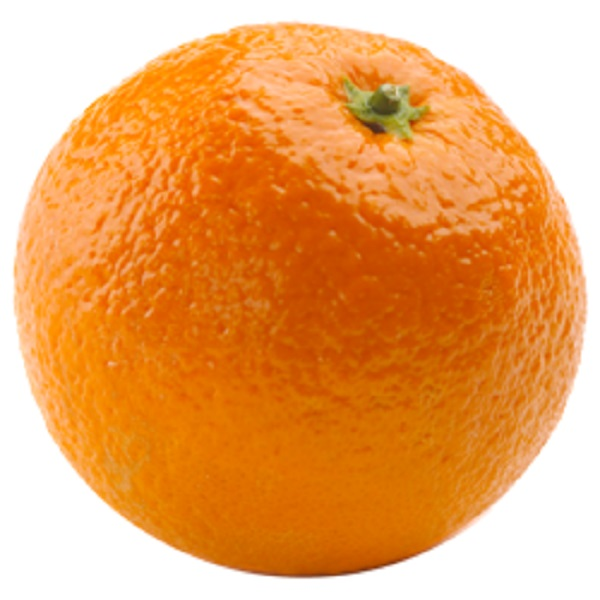
%> input picture orange1.jpg, 600 x 600 px
$ octave --eval "fruit;"   (GNU Octave 9; MATLAB toolbox functions it lacks are replaced by stand-ins)
%> lines starting %> are read from the running program, lines starting %| are printed output that depends on the picture
function fruit
fid = fopen('C:\Users\Gena\Desktop\MATALB\Report.txt', 'wt');


while(1);


prompt = 'Enter the name of file:  '; % name of file


fname = input(prompt,'s');
%> the answer given: orange1.jpg
fruit = imread(fname);
%> fruit is the input picture: size 600x600x3 uint8; mean R, G, B 235.3, 165.5, 100.1


width = 810;
images = {fruit};
%> images = 1 item

 dim = size(images{1});
%> dim = [600 600 3]
 images{1} = imresize(images{1},[width*dim(1)/dim(2) width],'bicubic');

 fruit = images{1};
%> fruit: size 810x810x3 uint8

srgb2lab = makecform('srgb2lab');
lab2srgb = makecform('lab2srgb');

shadow_lab = applycform(fruit, srgb2lab); % convert to L*a*b*
%> shadow_lab: size 810x810x3 uint8; mean of channels 1, 2, 3 190.7, 152.8, 170.2

% the values of luminosity can span a range from 0 to 100; scale them
% to [0 1] range (appropriate for MATLAB(R) intensity images of class double)
% before applying the three contrast enhancement techniques
max_luminosity = 1;
L = shadow_lab(:,:,1)/max_luminosity;
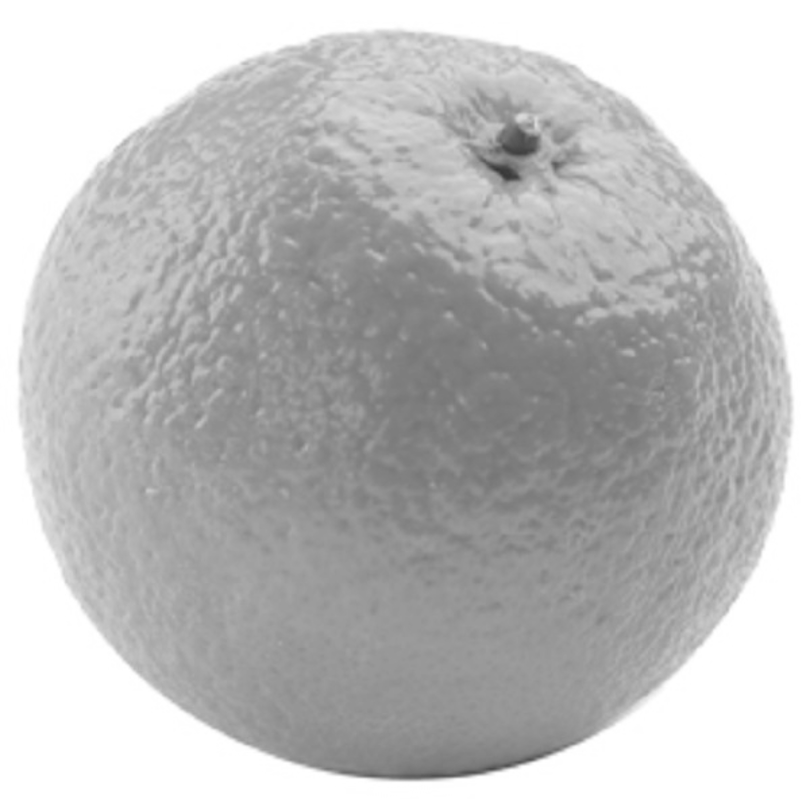
%> L: size 810x810 uint8; min 54, max 255, mean 190.7

% replace the luminosity layer with the processed data and then convert
% the image back to the RGB colorspace
shadow_imadjust = shadow_lab;
shadow_imadjust(:,:,1) = imadjust(L)*max_luminosity;
%> shadow_imadjust: size 810x810x3 uint8; mean of channels 1, 2, 3 130.9, 152.8, 170.2
shadow_imadjust = applycform(shadow_imadjust, lab2srgb);
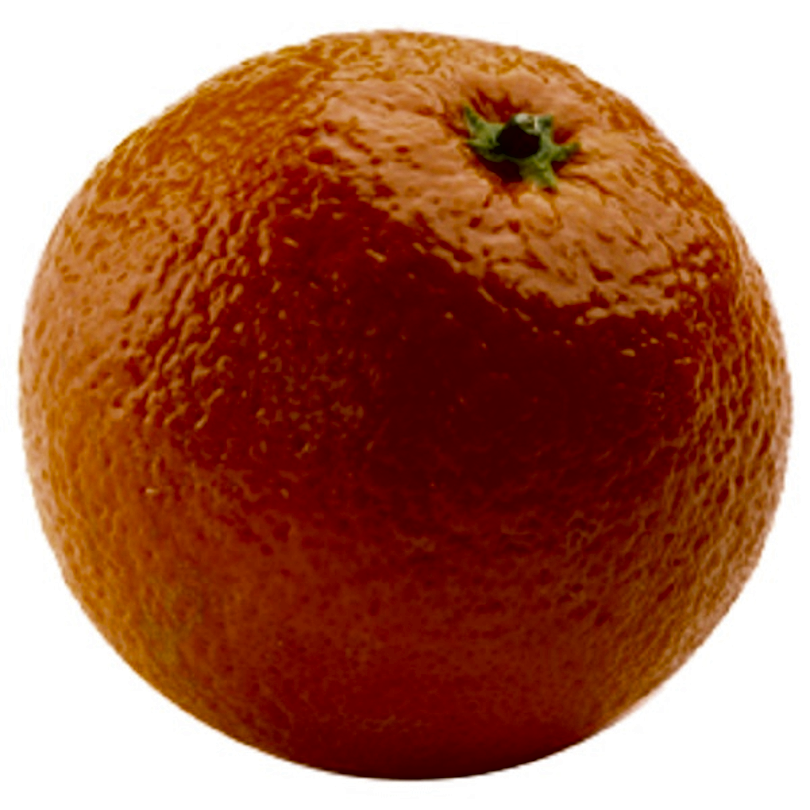
%> shadow_imadjust: size 810x810x3 uint8; mean R, G, B 166.8, 108.8, 85.3

shadow_histeq = shadow_lab;
shadow_histeq(:,:,1) = histeq(L)*max_luminosity;
%> shadow_histeq: size 810x810x3 uint8; mean of channels 1, 2, 3 136.2, 152.8, 170.2
shadow_histeq = applycform(shadow_histeq, lab2srgb);
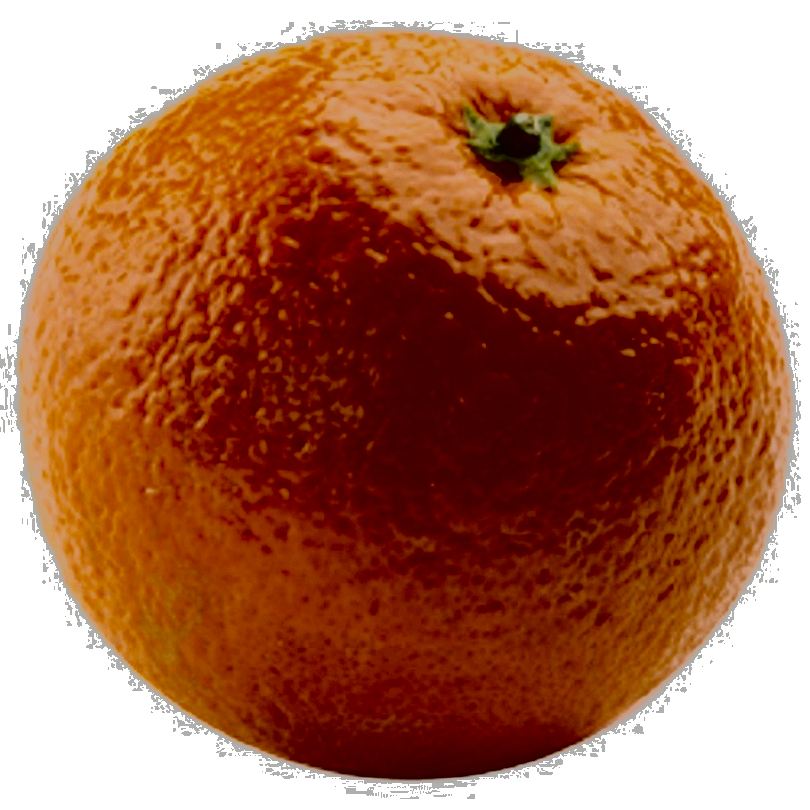
%> shadow_histeq: size 810x810x3 uint8; mean R, G, B 172.9, 114.5, 85.5

shadow_adapthisteq = shadow_lab;
shadow_adapthisteq(:,:,1) = adapthisteq(L)*max_luminosity;
%> shadow_adapthisteq: size 810x810x3 uint8; mean of channels 1, 2, 3 167.5, 152.8, 170.2
shadow_adapthisteq = applycform(shadow_adapthisteq, lab2srgb);
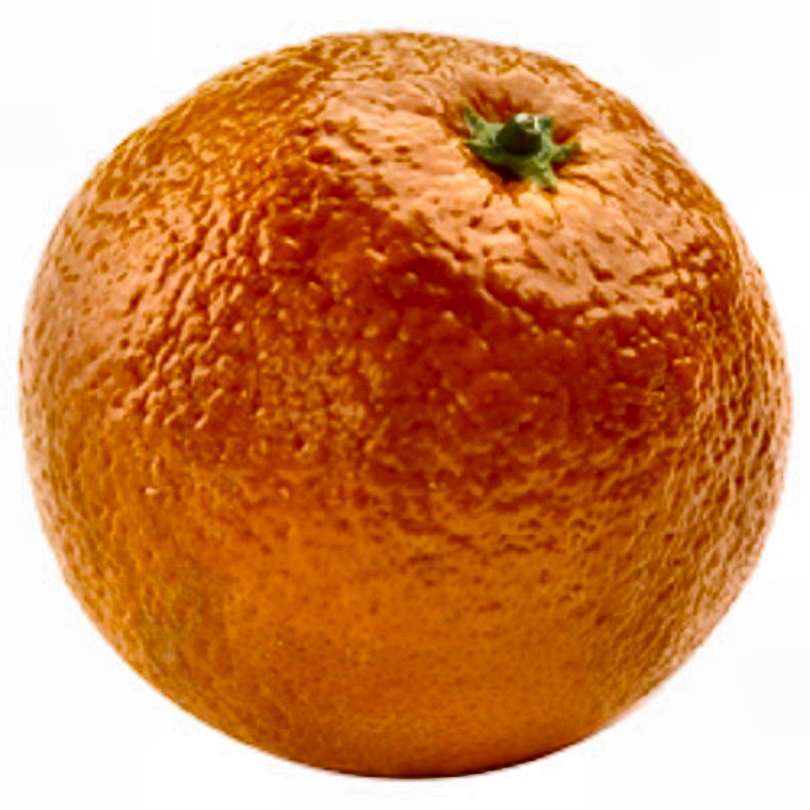
%> shadow_adapthisteq: size 810x810x3 uint8; mean R, G, B 207.6, 141.3, 92


% convert the image in gray-scale
I = rgb2gray(fruit);
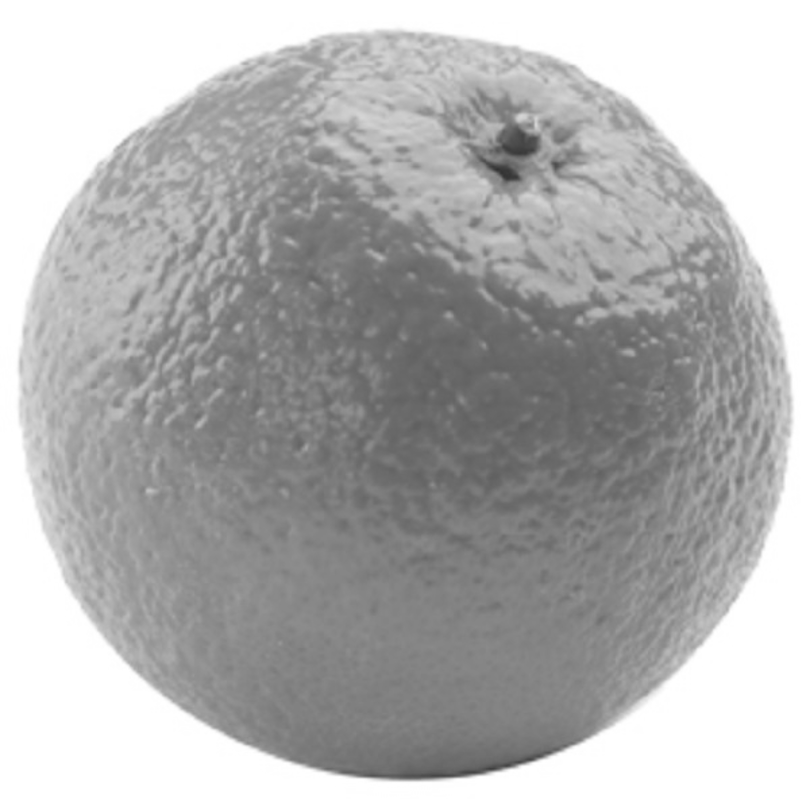
%> I: size 810x810 uint8; min 48, max 255, mean 178.9
fruit_imadjust = imadjust(I,[0.35 0.9],[0 1]);
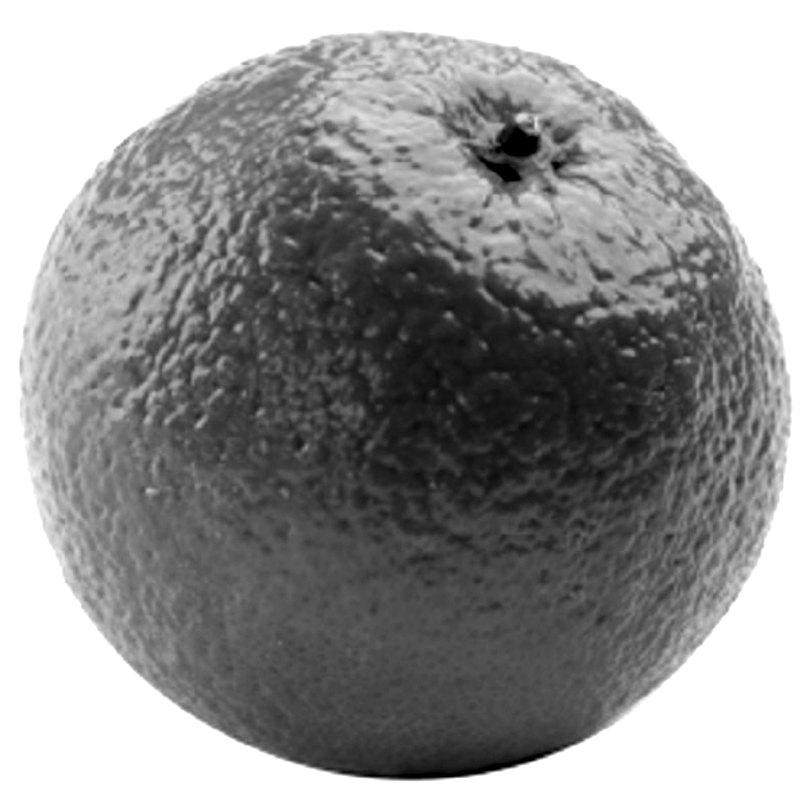
%> fruit_imadjust: size 810x810 uint8; min 0, max 255, mean 149.2
%grafh
figure
imhist(fruit_imadjust);
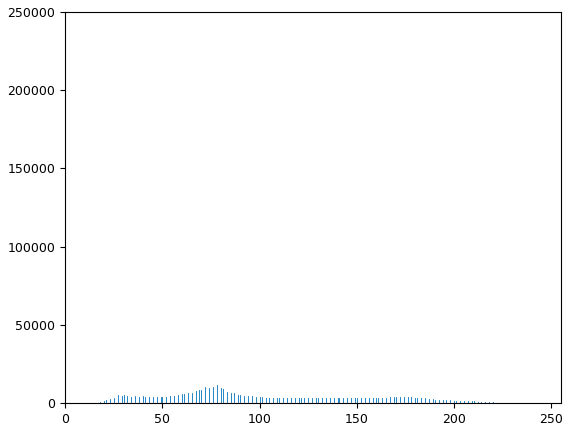
%> figure redrawn from the program's plot data; highest point at x = 255, y = 200108

str = {'Original', 'Imadjust', 'Adapthisteq', 'Original-gray', 'Imadjust-gray'};


%Figures
figure, imshow(fruit);
title(str{1});

figure;

subplot(2,2,1),imshow(shadow_imadjust), title (str{2});
subplot(2,2,2),imshow(shadow_adapthisteq), title (str{3});
subplot(2,2,3), imshow(I), title (str{4});
subplot(2,2,4),imshow(fruit_imadjust), title (str{5});

% Report
prompt = 'If the fruit high quality or not? (yes/no):   ';% change
originality = input(prompt,'s');
%> the answer given: y
fprintf(fid, '%s     %s''\n', fname,originality);
%prompt = 'Enter data from the graph:   ';
%range = input(prompt,'s');
%fprintf(fid, '%s     %s''\n', fname,range);


answer = input('Do you want to continue? Y/N [Y]/[N]:', 's');
%> the answer given: n
if answer == 'N'
 break;
end

end
%> pass 2 of the loop in fruit, `while(1);`:
%> the answer given: orange2.jpg
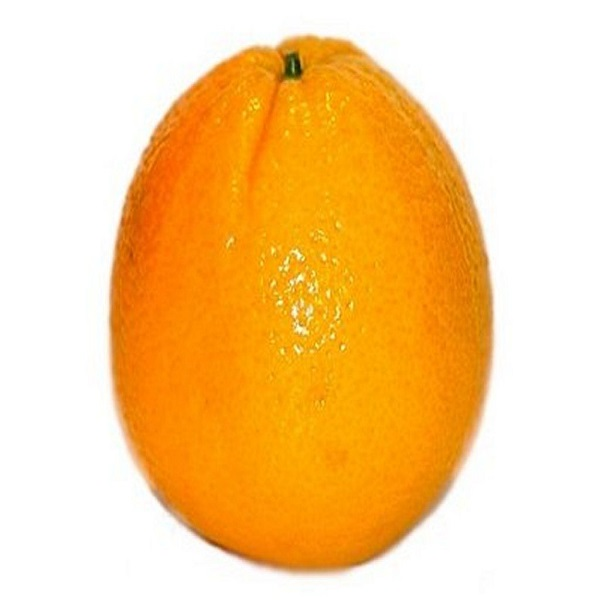
%> input picture orange2.jpg, 600 x 600 px
%> in fruit, fruit is the input picture: size 600x600x3 uint8; mean R, G, B 249.6, 205, 142.5
%> fruit: size 810x810x3 uint8
%> shadow_lab: size 810x810x3 uint8; mean of channels 1, 2, 3 219.9, 142.7, 161.3
%> in fruit, `shadow_histeq = applycform(shadow_histeq, lab2srgb);`:
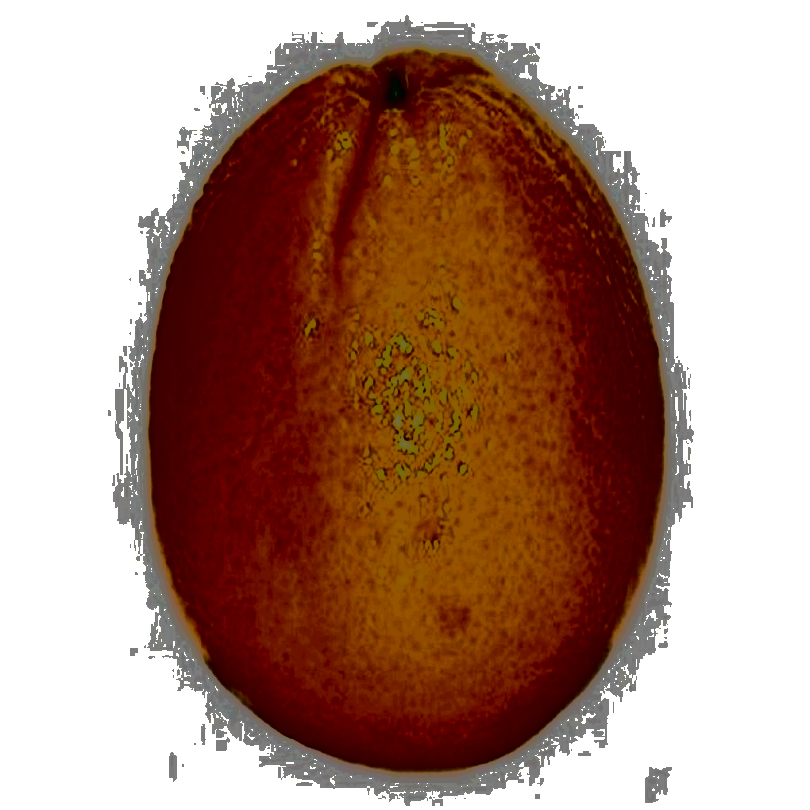
%> shadow_histeq: size 810x810x3 uint8; mean R, G, B 175.3, 141.6, 127.5
%> in fruit, `imhist(fruit_imadjust);`:
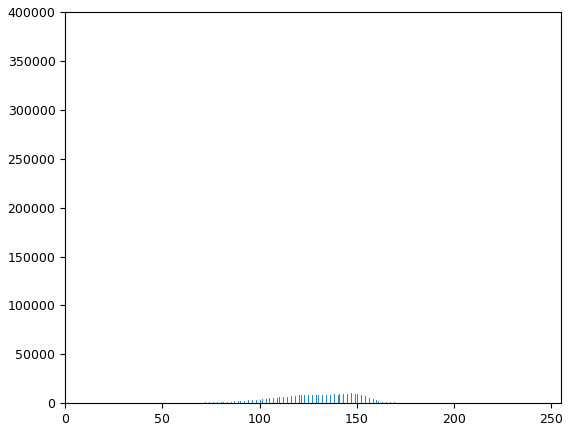
%> figure redrawn from the program's plot data; highest point at x = 255, y = 354002
%> the answer given: y
%> the answer given: n
end
%> (the run ends here)
